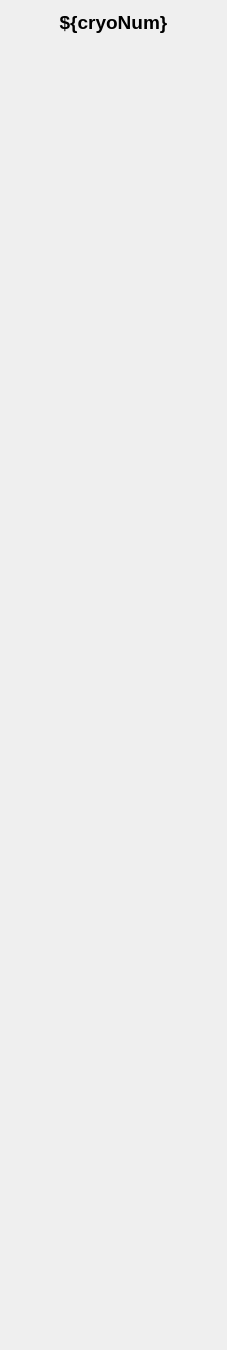
<?xml version="1.0" encoding="UTF-8"?>
<ui version="4.0">
 <class>Form</class>
 <widget class="QWidget" name="Form">
  <property name="geometry">
   <rect>
    <x>0</x>
    <y>0</y>
    <width>227</width>
    <height>1350</height>
   </rect>
  </property>
  <property name="sizePolicy">
   <sizepolicy hsizetype="MinimumExpanding" vsizetype="MinimumExpanding">
    <horstretch>0</horstretch>
    <verstretch>0</verstretch>
   </sizepolicy>
  </property>
  <property name="minimumSize">
   <size>
    <width>210</width>
    <height>1350</height>
   </size>
  </property>
  <property name="windowTitle">
   <string>Form</string>
  </property>
  <layout class="QVBoxLayout" name="verticalLayout">
   <item>
    <widget class="PyDMLabel" name="cyomoduleNumber">
     <property name="sizePolicy">
      <sizepolicy hsizetype="Preferred" vsizetype="Preferred">
       <horstretch>0</horstretch>
       <verstretch>0</verstretch>
      </sizepolicy>
     </property>
     <property name="font">
      <font>
       <pointsize>14</pointsize>
       <weight>75</weight>
       <bold>true</bold>
      </font>
     </property>
     <property name="toolTip">
      <string/>
     </property>
     <property name="accessibleName">
      <string>${cryomoduleName}</string>
     </property>
     <property name="text">
      <string>${cryoNum}</string>
     </property>
     <property name="alignment">
      <set>Qt::AlignCenter</set>
     </property>
    </widget>
   </item>
   <item>
    <widget class="PyDMTemplateRepeater" name="cmTemplate">
     <property name="sizePolicy">
      <sizepolicy hsizetype="MinimumExpanding" vsizetype="MinimumExpanding">
       <horstretch>0</horstretch>
       <verstretch>0</verstretch>
      </sizepolicy>
     </property>
     <property name="minimumSize">
      <size>
       <width>209</width>
       <height>250</height>
      </size>
     </property>
     <property name="toolTip">
      <string/>
     </property>
     <property name="templateFilename" stdset="0">
      <string>EmbeddedSingleCavity.ui</string>
     </property>
     <property name="dataSource" stdset="0">
      <string>cavities.json</string>
     </property>
    </widget>
   </item>
  </layout>
 </widget>
 <customwidgets>
  <customwidget>
   <class>PyDMLabel</class>
   <extends>QLabel</extends>
   <header>pydm.widgets.label</header>
  </customwidget>
  <customwidget>
   <class>PyDMTemplateRepeater</class>
   <extends>QFrame</extends>
   <header>pydm.widgets.template_repeater</header>
  </customwidget>
 </customwidgets>
 <resources/>
 <connections/>
</ui>
